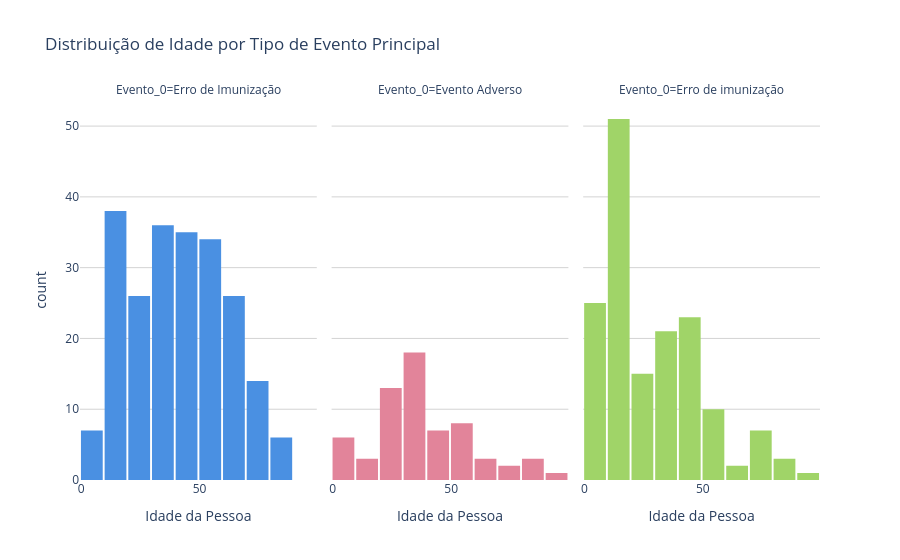

The code cell stored with this chart in its notebook:
### Code cell
# 1. Filtro de Segurança com os dados tratados
# Removemos apenas quem não tem idade ou evento principal preenchido
df_grafico = df.dropna(subset=['Idade Evento', 'Evento_0']).copy()

# Garante que a idade seja estritamente numérica
df_grafico['Idade Evento'] = pd.to_numeric(df_grafico['Idade Evento'], errors='coerce')
df_grafico = df_grafico.dropna(subset=['Idade Evento'])

# 2. Criamos o Histograma dividido por Colunas (Facet)
fig_distribuicao = px.histogram(
    df_grafico, 
    x='Idade Evento', 
    facet_col='Evento_0',       # Cria um gráfico lado a lado para cada tipo de evento
    color='Evento_0',           # Dá uma cor para cada evento
    nbins=12,                    # Janelas de idades bem distribuídas
    title='Distribuição de Idade por Tipo de Evento Principal',
    labels={'Idade Evento': 'Idade da Pessoa', 'count': 'Casos'},
    color_discrete_sequence=['#4A90E2', '#E2849A', '#A0D468'] # Cores limpas
)

# 3. Ajustes visuais para garantir que fique idêntico a um relatório
fig_distribuicao.update_layout(
    plot_bgcolor='white',        # Fundo limpo
    font=dict(size=12),          # Texto legível
    showlegend=False,            # Remove a legenda lateral (já que o título está no topo de cada coluna)
    bargap=0.08                  # Espaço elegante entre as barras
)

# Adiciona linhas de grade horizontais e garante eixos independentes se necessário
fig_distribuicao.update_yaxes(showgrid=True, gridcolor='LightGrey')

fig_distribuicao.show()

### Figure 1 — Plotly figure (JSON) as saved in the notebook; plotly's stock layout.template omitted (floating-point values rounded to 4 significant figures; data arrays with more than 128 entries replaced by an {"elided": "..."} marker saying what was removed)
{"data": [{"bingroup": "x", "hovertemplate": "Evento_0=Erro de Imunização<br>Idade da Pessoa=%{x}<br>count=%{y}<extra></extra>", "legendgroup": "Erro de Imunização", "marker": {"color": "#4A90E2", "pattern": {"shape": ""}}, "name": "Erro de Imunização", "nbinsx": 12, "orientation": "v", "showlegend": true, "type": "histogram", "x": {"elided": "222 float values"}, "xaxis": "x", "yaxis": "y"}, {"bingroup": "x", "hovertemplate": "Evento_0=Evento Adverso<br>Idade da Pessoa=%{x}<br>count=%{y}<extra></extra>", "legendgroup": "Evento Adverso", "marker": {"color": "#E2849A", "pattern": {"shape": ""}}, "name": "Evento Adverso", "nbinsx": 12, "orientation": "v", "showlegend": true, "type": "histogram", "x": [31.0, 39.0, 59.0, 72.0, 0.0, 3.0, 30.0, 28.0, 64.0, 50.0, 50.0, 48.0, 28.0, 27.0, 28.0, 66.0, 30.0, 44.0, 57.0, 46.0, 34.0, 37.0, 37.0, 32.0, 43.0, 71.0, 37.0, 45.0, 28.0, 34.0, 90.0, 0.0, 21.0, 59.0, 28.0, 61.0, 32.0, 35.0, 11.0, 37.0, 40.0, 22.0, 22.0, 19.0, 8.0, 81.0, 44.0, 34.0, 36.0, 27.0, 32.0, 30.0, 34.0, 85.0, 81.0, 52.0, 24.0, 51.0, 59.0, 22.0, 0.0, 0.0, 22.0, 10.0], "xaxis": "x2", "yaxis": "y2"}, {"bingroup": "x", "hovertemplate": "Evento_0=Erro de imunização<br>Idade da Pessoa=%{x}<br>count=%{y}<extra></extra>", "legendgroup": "Erro de imunização", "marker": {"color": "#A0D468", "pattern": {"shape": ""}}, "name": "Erro de imunização", "nbinsx": 12, "orientation": "v", "showlegend": true, "type": "histogram", "x": {"elided": "158 float values"}, "xaxis": "x3", "yaxis": "y3"}], "layout": {"annotations": [{"font": {}, "showarrow": false, "text": "Evento_0=Erro de Imunização", "x": 0.16, "xanchor": "center", "xref": "paper", "y": 1, "yanchor": "bottom", "yref": "paper"}, {"font": {}, "showarrow": false, "text": "Evento_0=Evento Adverso", "x": 0.5, "xanchor": "center", "xref": "paper", "y": 1, "yanchor": "bottom", "yref": "paper"}, {"font": {}, "showarrow": false, "text": "Evento_0=Erro de imunização", "x": 0.84, "xanchor": "center", "xref": "paper", "y": 1, "yanchor": "bottom", "yref": "paper"}], "bargap": 0.08, "barmode": "relative", "font": {"size": 12}, "legend": {"title": {"text": "Evento_0"}, "tracegroupgap": 0}, "plot_bgcolor": "white", "showlegend": false, "title": {"text": "Distribuição de Idade por Tipo de Evento Principal"}, "xaxis": {"anchor": "y", "domain": [0, 0.32], "title": {"text": "Idade da Pessoa"}}, "xaxis2": {"anchor": "y2", "domain": [0.34, 0.66], "matches": "x", "title": {"text": "Idade da Pessoa"}}, "xaxis3": {"anchor": "y3", "domain": [0.68, 1.0], "matches": "x", "title": {"text": "Idade da Pessoa"}}, "yaxis": {"anchor": "x", "domain": [0, 1], "gridcolor": "LightGrey", "showgrid": true, "title": {"text": "count"}}, "yaxis2": {"anchor": "x2", "domain": [0, 1], "gridcolor": "LightGrey", "matches": "y", "showgrid": true, "showticklabels": false}, "yaxis3": {"anchor": "x3", "domain": [0, 1], "gridcolor": "LightGrey", "matches": "y", "showgrid": true, "showticklabels": false}}}
